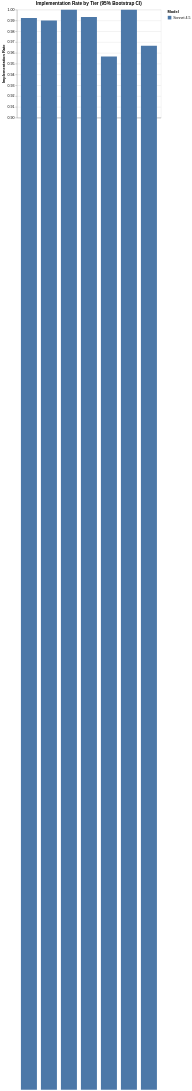

This figure's Vega-Lite source:
### Vega-Lite specification from a JSON file in a GitHub repository (floating-point values rounded to 4 significant figures)
{"config": {"view": {"continuousWidth": 300, "continuousHeight": 300}}, "layer": [{"mark": {"type": "bar"}, "encoding": {"color": {"field": "agent_model", "scale": {"domain": ["Sonnet 4.5"], "range": ["#4C78A8"]}, "title": "Model", "type": "nominal"}, "tooltip": [{"field": "agent_model", "title": "Model", "type": "nominal"}, {"field": "tier", "title": "Tier", "type": "nominal"}, {"field": "impl_rate", "format": ".3f", "title": "Impl-Rate", "type": "quantitative"}, {"field": "ci_low", "format": ".3f", "title": "95% CI Low", "type": "quantitative"}, {"field": "ci_high", "format": ".3f", "title": "95% CI High", "type": "quantitative"}, {"field": "n", "title": "N", "type": "quantitative"}], "x": {"axis": {"labelAngle": 0}, "field": "tier", "sort": ["T0", "T1", "T2", "T3", "T4", "T5", "T6"], "title": "Tier", "type": "nominal"}, "xOffset": {"field": "agent_model", "type": "nominal"}, "y": {"field": "impl_rate", "scale": {"domain": [0.9, 1.0]}, "title": "Implementation Rate", "type": "quantitative"}}}, {"mark": {"type": "errorbar"}, "encoding": {"x": {"field": "tier", "sort": ["T0", "T1", "T2", "T3", "T4", "T5", "T6"], "type": "nominal"}, "xOffset": {"field": "agent_model", "type": "nominal"}, "y": {"field": "ci_low", "title": "Implementation Rate", "type": "quantitative"}, "y2": {"field": "ci_high"}}}], "data": {"name": "data-a231d6a4f68d8f5810030e091892dd1b"}, "height": 300, "title": "Implementation Rate by Tier (95% Bootstrap CI)", "width": 400, "$schema": "https://vega.github.io/schema/vega-lite/v6.1.0.json", "datasets": {"data-a231d6a4f68d8f5810030e091892dd1b": [{"agent_model": "Sonnet 4.5", "tier": "T0", "impl_rate": 0.9923, "ci_low": 0.9923, "ci_high": 0.9923, "n": 1}, {"agent_model": "Sonnet 4.5", "tier": "T1", "impl_rate": 0.99, "ci_low": 0.99, "ci_high": 0.99, "n": 1}, {"agent_model": "Sonnet 4.5", "tier": "T2", "impl_rate": 1.0, "ci_low": 1.0, "ci_high": 1.0, "n": 1}, {"agent_model": "Sonnet 4.5", "tier": "T3", "impl_rate": 0.9933, "ci_low": 0.9933, "ci_high": 0.9933, "n": 1}, {"agent_model": "Sonnet 4.5", "tier": "T4", "impl_rate": 0.9567, "ci_low": 0.9567, "ci_high": 0.9567, "n": 1}, {"agent_model": "Sonnet 4.5", "tier": "T5", "impl_rate": 1.0, "ci_low": 1.0, "ci_high": 1.0, "n": 1}, {"agent_model": "Sonnet 4.5", "tier": "T6", "impl_rate": 0.9667, "ci_low": 0.9667, "ci_high": 0.9667, "n": 1}]}}
